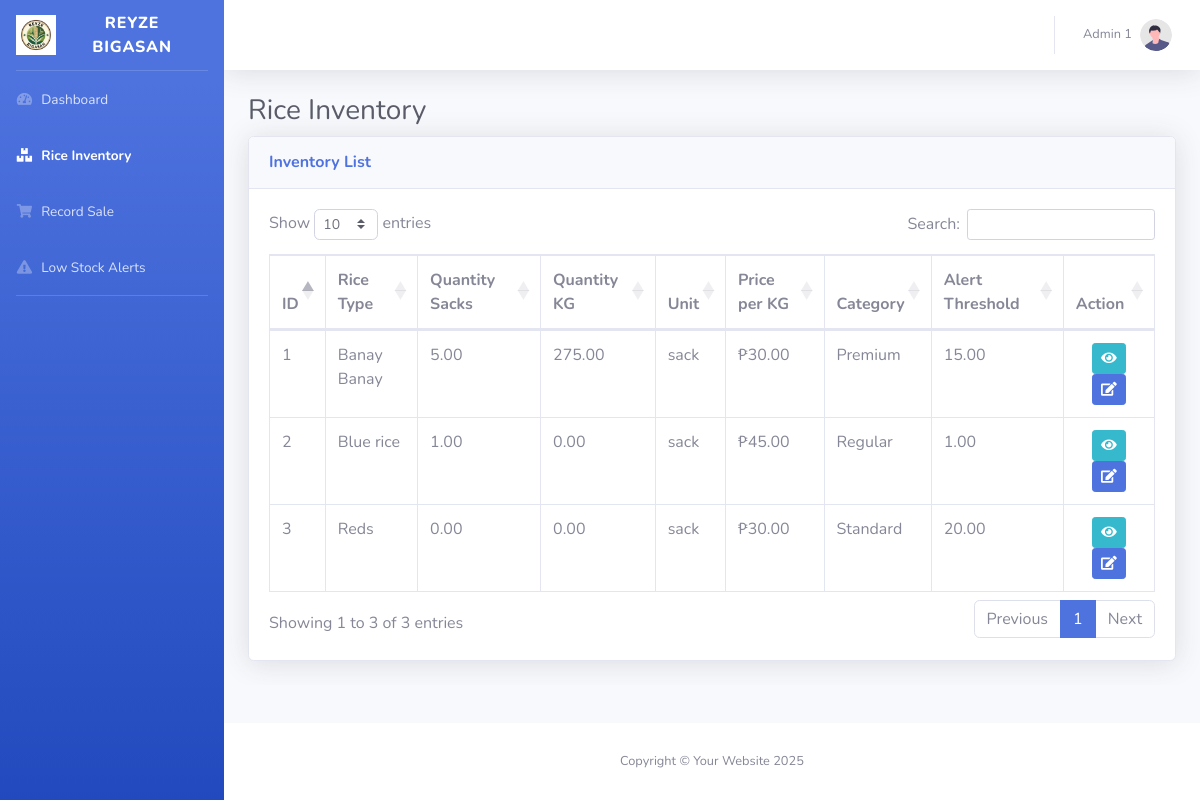
The page /employee/inventory.php (signed in) on the database as committed earlier.
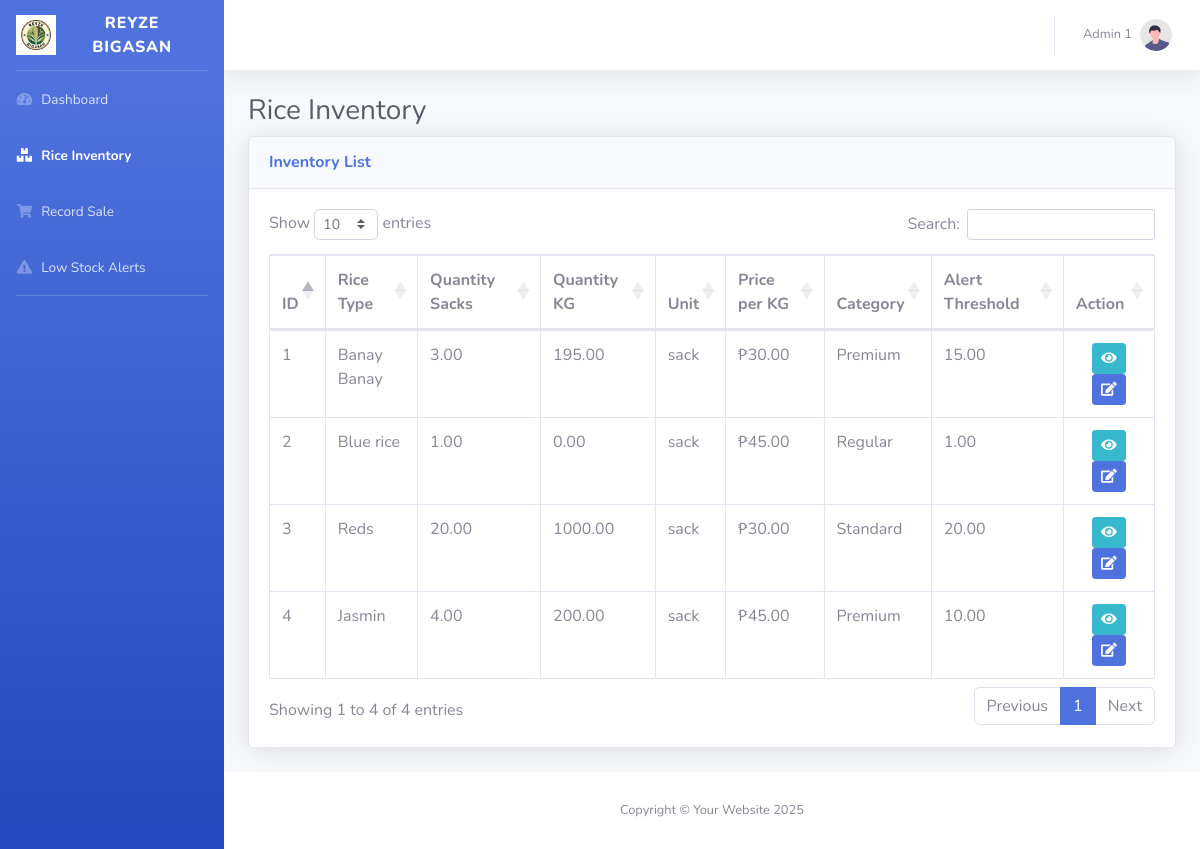
The same page on the database as committed later.
### tables this page shows
CREATE TABLE `users` (
  `id` int(11) NOT NULL,
  `username` varchar(100) NOT NULL,
  `full_name` varchar(255) NOT NULL,
  `password` varchar(255) NOT NULL,
  `role` enum('admin','employee') NOT NULL,
  `created_at` datetime DEFAULT current_timestamp()
);

CREATE TABLE `rice_inventory` (
  `id` int(11) NOT NULL,
  `rice_type` varchar(100) DEFAULT NULL,
  `price_per_kg` decimal(10,2) DEFAULT NULL,
  `unit` varchar(10) DEFAULT NULL,
  `alert_threshold` decimal(10,2) DEFAULT NULL,
  `category_id` int(11) DEFAULT NULL,
  `sack_weight_kg` int(11) DEFAULT 50,
  `quantity_sacks` float(10,2) DEFAULT NULL,
  `quantity_kg` decimal(10,2) DEFAULT 0.00
);

CREATE TABLE `category` (
  `category_id` int(11) NOT NULL,
  `category_name` varchar(100) NOT NULL,
  `created_at` timestamp NOT NULL DEFAULT current_timestamp()
);

### employee/inventory.php (the view, shortened to what this page needs)
<?php
include '../config/conn.php';
?>
<!DOCTYPE html>
<html lang="en">
<head>
    <link href="../vendor/fontawesome-free/css/all.min.css" rel="stylesheet" type="text/css">
    <link href="../css/sb-admin-2.min.css" rel="stylesheet">
    <link href="https://cdn.datatables.net/1.13.6/css/dataTables.bootstrap4.min.css" rel="stylesheet">
</head>
<body id="page-top">
<div id="wrapper">
    <?php include('includes/sidebar.php'); ?>
    <div id="content-wrapper" class="d-flex flex-column">
        <div id="content">
            <?php include('includes/topbar.php'); ?>
            <div class="container-fluid">
                <h1 class="h3 mb-2 text-gray-800">Rice Inventory</h1>
                <div class="card shadow mb-4">
                    <div class="card-header py-3">
                        <h6 class="m-0 font-weight-bold text-primary">Inventory List</h6>
                    </div>
                    <div class="card-body">
                        <div class="table-responsive">
                        <table class="table table-bordered" id="dataTable" width="100%" cellspacing="0">
                                <thead>
                                <tr>
                                    <th>ID</th>
                                    <th>Rice Type</th>
                                    <th>Quantity Sacks</th>
                                    <th>Quantity KG</th>
                                    <th>Unit</th>
                                    <th>Price per KG</th>
                                    <th>Category</th>
                                    <th>Alert Threshold</th>
                                    <th>Action</th>
                                </tr>
                                </thead>
                                <tbody>
                                <?php
                                include '../config/conn.php';
                                $query = "SELECT ri.*, c.category_name FROM rice_inventory ri LEFT JOIN category c ON ri.category_id = c.category_id ORDER BY ri.id DESC";
                                $result = $conn->query($query);
                                if ($result && $result->num_rows > 0) {
                                    while ($row = $result->fetch_assoc()) {
                                        $inventoryId = $row['id'];
                                        $modalId = "modal_" . $inventoryId;
                                        $editModalId = "edit_" . $inventoryId;
                                        echo "<tr>";
                                        echo "<td>" . htmlspecialchars($row['id']) . "</td>";
                                        echo "<td>" . htmlspecialchars($row['rice_type']) . "</td>";
                                        echo "<td>" . htmlspecialchars($row['quantity_sacks'] ?? 0) . "</td>";
                                        echo "<td>" . htmlspecialchars($row['quantity_kg'] ?? 0) . "</td>";
                                        echo "<td>" . htmlspecialchars($row['unit']) . "</td>";
                                        echo "<td>₱" . number_format($row['price_per_kg'], 2) . "</td>";
                                        echo "<td>" . htmlspecialchars($row['category_name']) . "</td>";
                                        echo "<td>" . htmlspecialchars($row['alert_threshold']) . "</td>";
                                        echo "<td class='text-center'>
                                                <button class='btn btn-sm btn-info' data-toggle='modal' data-target='#$modalId' title='View'>
                                                    <i class='fas fa-eye'></i>
                                                </button>
                                                <button class='btn btn-sm btn-primary' data-toggle='modal' data-target='#$editModalId' title='Edit'>
                                                    <i class='fas fa-edit'></i>
                                                </button>
                                              </td>";
                                        echo "</tr>";
                                    }
                                } else {
                                    echo "<tr><td colspan='9' class='text-center'>No inventory records found.</td></tr>";
                                }
                                ?>
                                </tbody>
                            </table>
</div>
</div>
                        </div>
                    </div>
                </div>
            </div>
        </div>
        <?php include('../includes/footer.php'); ?>
</body>
</html>

### employee/includes/sidebar.php
<?php
$currentPage = basename($_SERVER['PHP_SELF']);
?>
<ul class="navbar-nav bg-gradient-primary sidebar sidebar-dark accordion" id="accordionSidebar">
    <a class="sidebar-brand d-flex align-items-center justify-content-center" href="index.php">
        <div class="sidebar-brand-icon">
            <img src="../img/bigasan_logo.png" alt="Reyze Bigasan Logo" style="width: 40px; height: 40px;">
        </div>
        <div class="sidebar-brand-text mx-3">Reyze Bigasan</div>
    </a>
    <hr class="sidebar-divider my-0">
    <li class="nav-item <?= ($currentPage == 'index.php') ? 'active' : '' ?>">
        <a class="nav-link" href="index.php">
            <i class="fas fa-fw fa-tachometer-alt"></i>
            <span>Dashboard</span>
        </a>
    </li>
    <li class="nav-item <?= ($currentPage == 'inventory.php') ? 'active' : '' ?>">
        <a class="nav-link" href="inventory.php">
            <i class="fas fa-fw fa-boxes"></i>
            <span>Rice Inventory</span>
        </a>
    </li>
    <li class="nav-item <?= ($currentPage == 'record_sale.php') ? 'active' : '' ?>">
        <a class="nav-link" href="record_sale.php">
            <i class="fas fa-fw fa-shopping-cart"></i>
            <span>Record Sale</span>
        </a>
    </li>
    <li class="nav-item <?= ($currentPage == 'low_stock.php') ? 'active' : '' ?>">
        <a class="nav-link" href="low_stock.php">
            <i class="fas fa-fw fa-exclamation-triangle"></i>
            <span>Low Stock Alerts</span>
        </a>
    </li>
    <hr class="sidebar-divider d-none d-md-block">
</ul>

### employee/includes/topbar.php (shortened to what this page needs)
<?php
include '../config/conn.php';
$user_id = $_SESSION['id'];
$user_sql = "SELECT full_name, username FROM users WHERE id = ?";
$stmt = $conn->prepare($user_sql);
$stmt->bind_param("i", $user_id);
$stmt->execute();
$user_result = $stmt->get_result();
$user = $user_result->fetch_assoc();
?>
<div id="content-wrapper" class="d-flex flex-column">
<div id="content">
    <nav class="navbar navbar-expand navbar-light bg-white topbar mb-4 static-top shadow">
        <ul class="navbar-nav ml-auto">
            <li class="nav-item dropdown no-arrow">
                <a class="nav-link dropdown-toggle" href="#" id="userDropdown" role="button"
                    data-toggle="dropdown" aria-haspopup="true" aria-expanded="false">
                    <span class="mr-2 d-none d-lg-inline text-gray-600 small">
                        <?= htmlspecialchars($user['full_name']); ?>
                    </span>
                    <img class="img-profile rounded-circle" src="../img/undraw_profile.svg">
                </a>
            </li>
        </ul>
    </nav>

### includes/footer.php (shortened to what this page needs)
 <footer class="sticky-footer bg-white">
            <div class="container my-auto">
                <div class="copyright text-center my-auto">
                    <span>Copyright &copy; Your Website 2025</span>
                </div>
            </div>
        </footer>
    </div>
</div>

Rows that differ between the two databases and show on the page:
added rice_inventory: id "4", rice_type "Jasmin", quantity_sacks "4.00", quantity_kg "200.00", unit "sack", price_per_kg "45.00", category.category_name "Premium", alert_threshold "10.00"
changed rice_inventory "Reds": quantity_sacks "0.00" → "20.00"; quantity_kg "0.00" → "1000.00"
changed rice_inventory "Banay Banay": quantity_sacks "5.00" → "3.00"; quantity_kg "275.00" → "195.00"
Other text that changed with them:
text written by a page script: "Show entries Search: Showing 1 to 3 of 3 entries Previous 1 Next" → "Show entries Search: Showing 1 to 4 of 4 entries Previous 1 Next"
